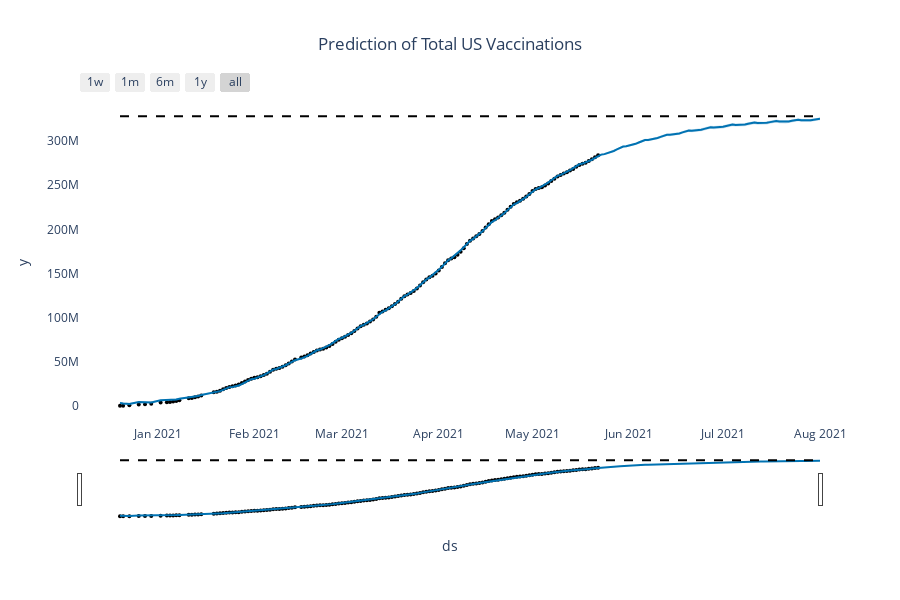

The notebook cell saved with this chart:
### Code cell
total_vacc_pred_fig = plot_plotly(m, forecast_total_vacc)
total_vacc_pred_fig.update_layout({'plot_bgcolor': 'rgba(0, 0, 0, 0)','paper_bgcolor': 'rgba(0, 0, 0, 0)',})
total_vacc_pred_fig.update_layout(title_text='Prediction of Total US Vaccinations', title_x=0.5)
total_vacc_pred_fig.show()

### Figure 1 — Plotly figure (JSON) as saved in the notebook; plotly's stock layout.template omitted (floating-point values rounded to 4 significant figures; data arrays with more than 128 entries replaced by an {"elided": "..."} marker saying what was removed)
{"data": [{"marker": {"color": "black", "size": 4}, "mode": "markers", "name": "Actual", "type": "scatter", "x": {"elided": "140 str values"}, "y": {"elided": "140 int values"}}, {"hoverinfo": "skip", "line": {"width": 0}, "mode": "lines", "type": "scatter", "x": {"elided": "211 str values"}, "y": {"elided": "211 float values"}}, {"fill": "tonexty", "fillcolor": "rgba(0, 114, 178, 0.2)", "line": {"color": "#0072B2", "width": 2}, "mode": "lines", "name": "Predicted", "type": "scatter", "x": {"elided": "211 str values"}, "y": {"elided": "211 float values"}}, {"fill": "tonexty", "fillcolor": "rgba(0, 114, 178, 0.2)", "hoverinfo": "skip", "line": {"width": 0}, "mode": "lines", "type": "scatter", "x": {"elided": "211 str values"}, "y": {"elided": "211 float values"}}, {"line": {"color": "black", "dash": "dash", "width": 2}, "mode": "lines", "name": "Cap", "type": "scatter", "x": {"elided": "211 str values"}, "y": {"elided": "211 int values"}}], "layout": {"height": 600, "paper_bgcolor": "rgba(0, 0, 0, 0)", "plot_bgcolor": "rgba(0, 0, 0, 0)", "showlegend": false, "title": {"text": "Prediction of Total US Vaccinations", "x": 0.5}, "width": 900, "xaxis": {"rangeselector": {"buttons": [{"count": 7, "label": "1w", "step": "day", "stepmode": "backward"}, {"count": 1, "label": "1m", "step": "month", "stepmode": "backward"}, {"count": 6, "label": "6m", "step": "month", "stepmode": "backward"}, {"count": 1, "label": "1y", "step": "year", "stepmode": "backward"}, {"step": "all"}]}, "rangeslider": {"visible": true}, "title": {"text": "ds"}, "type": "date"}, "yaxis": {"title": {"text": "y"}}}}
